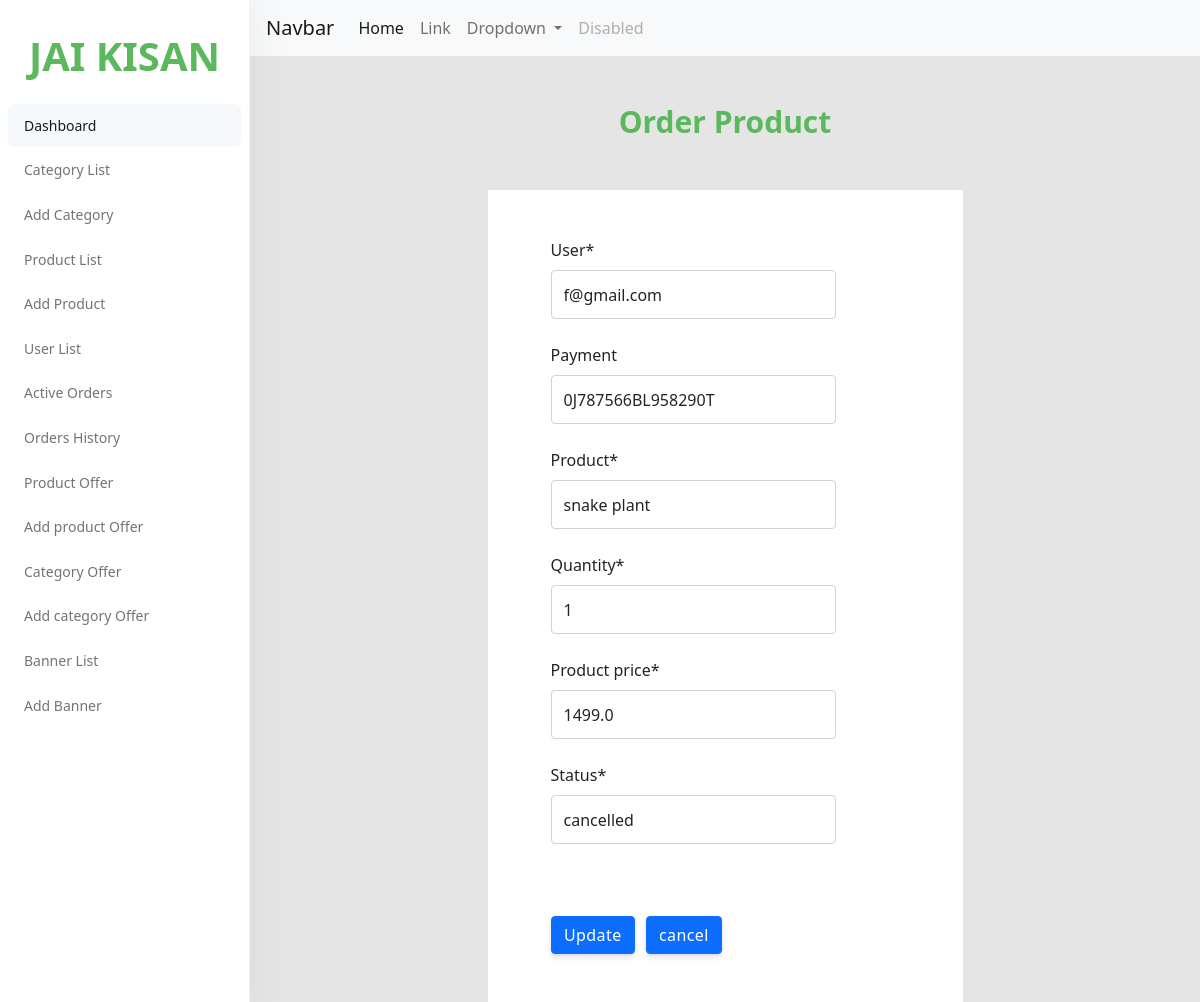
Page /adminpanel/edit_order/18/ on the committed database.
### orders/models.py (models this page shows, shortened)
class OrderProduct(models.Model):
    order = models.ForeignKey(Order,on_delete=models.CASCADE)
    payment = models.ForeignKey(Payment, on_delete=models.SET_NULL, blank=True, null=True,default=None)
    user = models.ForeignKey(Account, on_delete=models.CASCADE)
    product = models.ForeignKey(Product, on_delete=models.CASCADE)
    variations = models.ManyToManyField(Variation, blank=True)
    quantity = models.IntegerField()
    product_price = models.FloatField()
    status = models.IntegerField(choices=STATUS,default=1)
    ordered = models.BooleanField(default=False)
    created_at = models.DateTimeField(auto_now_add=True)
    updated_at = models.DateTimeField(auto_now=True)

class Payment(models.Model):
    user = models.ForeignKey(Account,on_delete=models.CASCADE)
    payment_id = models.CharField(max_length=200)
    payment_method = models.CharField(max_length=200,choices=PAYMENT_METHOD,default='cash_on_delivery')
    amount_paid = models.CharField(max_length=200)
    status = models.CharField(max_length=200)
    created_at = models.DateTimeField(auto_now_add=True)
    def __str__(self):
        return self.payment_id

### admin_panel/views.py (the view, shortened to what this page needs)
# urls.py: path('edit_order/<int:order_product_id>/',views.order_edit,name='order_edit'),
def order_edit(request,order_product_id):
    list_order = OrderProduct.objects.get(id=order_product_id)
    form = OrderProductForm(instance=list_order)
    context = {'form':form}
    return render(request,'adminpanel/order_edit.html',context)

### orders/forms.py
class OrderProductForm(forms.ModelForm):
    class Meta:
        model = OrderProduct
        fields = ['user','payment','product','quantity','product_price','status']

### cart/context_processors.py (called while the page is built, shortened)
def counter(request):
    cart_count = 0
    if 'admin' in request.path:
        return{}
    return dict(cart_count=cart_count)

### category/context_processors.py (called while the page is built)
def menu_links(request):
    links = category.objects.all()
    return dict(links=links)

### store/models.py (called while the page is built)
    def __str__(self):
        return self.product_name

### templates/adminpanel/order_edit.html (shortened to what this page needs)
{% load crispy_forms_tags %}
{% load crispy_forms_filters %}
{% load static %}
{% include 'adminpanel/nav.html' %}
<!DOCTYPE html>
<html lang="en">
<head>
    <link href="https://cdn.jsdelivr.net/npm/bootstrap@5.0.2/dist/css/bootstrap.min.css" rel="stylesheet"
>
</head>
<h4 style="color: #5cb85c; font-weight: 700; font-size: 30px;" class="card-title mb-4 m-5 text-center">Order Product
</h4>
<body style="background-color: #E5E5E5;">
    <div style="width:50%; margin-top:50px; background-color:#fff" class="col-12 p-5 container">
        <form id="myform" action="{{ edit_order }}" method="post"enctype="multipart/form-data" class="col-xl-10" >
            {{ form | crispy }}
            <div class="pt-5">
                <button type="submit" id="btn-submit" form="myform" class="btn btn-primary">Update</button>
                <a class="btn btn-primary" href="">cancel</a>
            </div>
        </form>
    </div>
</body>
</html>

### rows in the picture
OrderProduct: user "f@gmail.com", product "snake plant", quantity "1", product_price "1499.0", status "cancelled"
Payment: payment "0J787566BL958290T"
